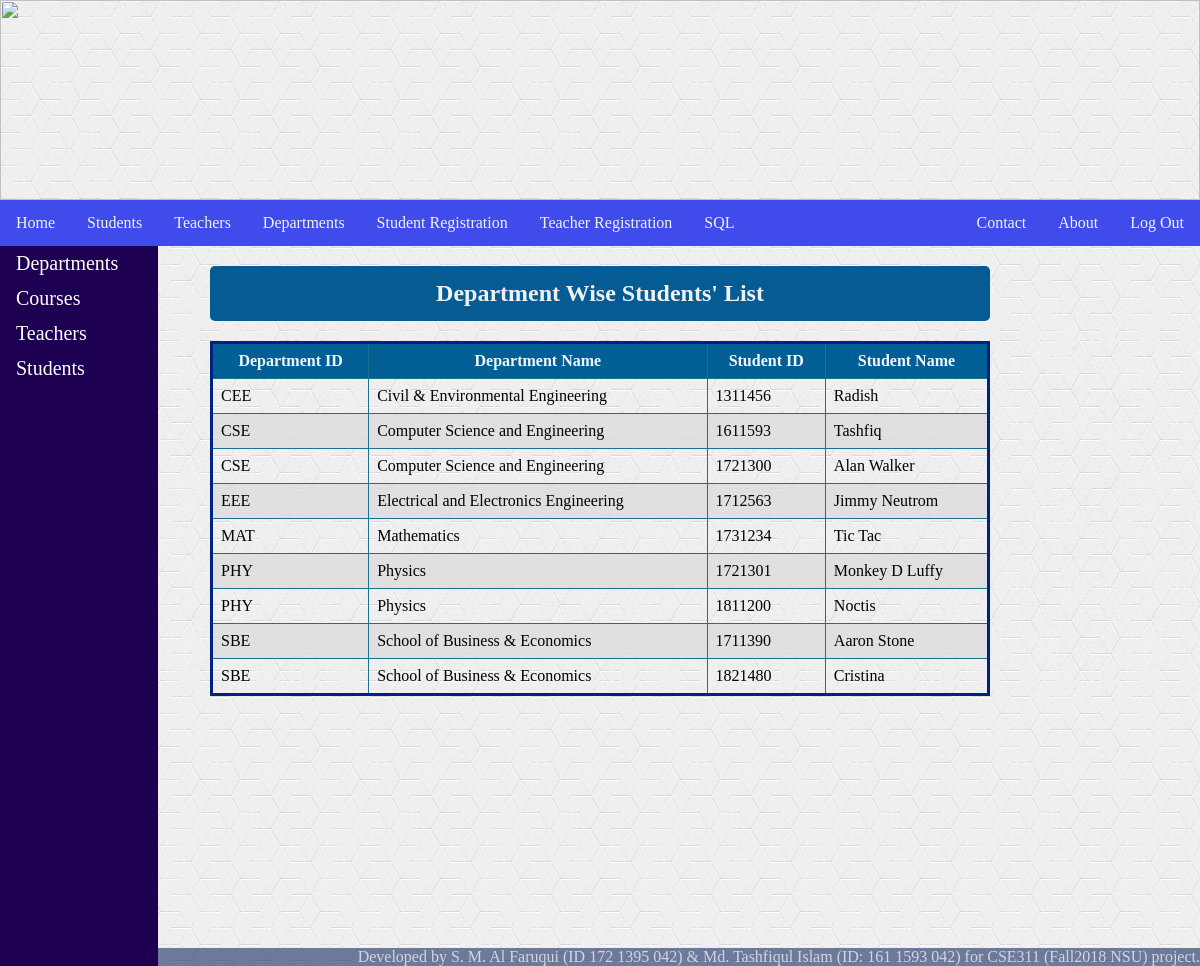
The app's page /department3.php with its own data.
### tables this page shows
CREATE TABLE `students` (
  `id` int(11) NOT NULL,
  `name` varchar(20) DEFAULT NULL,
  `department` varchar(10) NOT NULL,
  `sscGPA` decimal(3,2) NOT NULL,
  `hscGPA` decimal(3,2) NOT NULL,
  `credit` decimal(4,2) NOT NULL,
  `cgpa` decimal(4,2) NOT NULL
);

CREATE TABLE `departments` (
  `id` varchar(10) NOT NULL,
  `name` varchar(40) NOT NULL,
  `location` varchar(20) NOT NULL,
  `budget` decimal(8,2) NOT NULL
);

### department3.php (the view, shortened to what this page needs)
<?php
    include "Include/header.php";
?>
<body>
    <div class="row">
        <div class="column side">
            <div class="sidenav">
                <a href="department.php">Departments</a>
                <a href="department1.php">Courses</a>
                <a href="department2.php">Teachers</a>
                <a href="department3.php">Students</a>
            </div>
        </div>
        <div class="column middle">
            <h2>Department Wise Students' List</h2>
            <table class="center">
            <tr>
                <th>Department ID</th>
                <th>Department Name</th>
                <th>Student ID</th>
                <th>Student Name</th>
            </tr>
            <?php
            include "connect.php";
            $sql = "SELECT departments.id AS did, departments.name AS dname, students.id, students.name
            FROM departments, students
            WHERE departments.id = students.department
            ORDER BY departments.id, students.id
            ";
            $result = mysqli_query($conn, $sql);
            if (mysqli_num_rows($result) > 0) {
                while($row = mysqli_fetch_assoc($result)) {
                   echo "<tr>
                        <td>".$row["did"]."</td>
                        <td>".$row["dname"]."</td>
                        <td>".$row["id"]."</td>
                        <td>".$row["name"]."</td>
                    </tr>";
                }
            }
            ?>
        </table>
        </div>
</div>
</body>
</html>

### STYLE.css (style rules this page uses)
body { background-image: url("Images/Textures/white1.jpg"); background-repeat: repeat; margin: 0; }
h2 { border-radius: 5px; display: block; text-align: center; padding: 14px 16px; text-decoration: none; background-color: rgb(5, 91, 148); color: #f1f1f1; }
table, td, th { border: 1px solid #1c7091; border-collapse: collapse; }
td, th { padding: 8px; }
th { background-color: rgb(1, 95, 150); color: aliceblue; }
tr:nth-child(odd) { background-color: rgba(221, 221, 221, 0.808); }
.center { margin: auto; width: 100%; border: 3px solid rgb(0, 34, 128); padding: 10px; }
.column { float: left; padding: 0px; }
.column.side { width: 17.5%; position: sticky; top: 46px; }
.column.middle { width: 65%; }
.row:after { content: ""; display: table; clear: both; }
.sidenav { overflow: hidden; background-color: rgb(29, 0, 82); position: sticky; top: 0; height:90%; width:75%; }
.sidenav a { padding: 6px 8px 6px 16px; border-color: #f1f1f1; text-decoration: none; font-size: 20px; color: #ffffff; display: block; }
* { box-sizing: border-box; }

### records on screen
students: department "CEE", department.name "Civil & Environmental Engineering", id "1311456", name "Radish"
students: department "CSE", department.name "Computer Science and Engineering", id "1611593", name "Tashfiq"
students: department "CSE", department.name "Computer Science and Engineering", id "1721300", name "Alan Walker"
students: department "EEE", department.name "Electrical and Electronics Engineering", id "1712563", name "Jimmy Neutrom"
students: department "MAT", department.name "Mathematics", id "1731234", name "Tic Tac"
students: department "PHY", department.name "Physics", id "1721301", name "Monkey D Luffy"
students: department "PHY", department.name "Physics", id "1811200", name "Noctis"
students: department "SBE", department.name "School of Business & Economics", id "1711390", name "Aaron Stone"
students: department "SBE", department.name "School of Business & Economics", id "1821480", name "Cristina"
